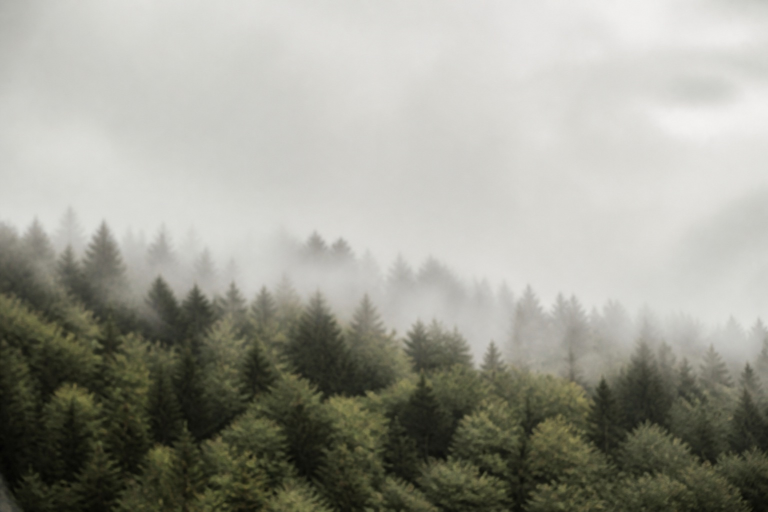
#> input picture lehrpfad_app/assets/images/trails/_placeholder.jpg, 1536 x 1024 px (shown at 1/2 size)
$ python -i images.py   (imports and definitions only)
#> lines starting #> are read from the running program, lines starting #| are printed output that depends on the picture
"""bilder/ -> AVIF thumb/small/medium (480/900/2000, laengste Kante, kein Crop).

Wie lib/shared/images/image_variants.dart: EXIF-Orientierung anwenden, EXIF entfernen, nie
hochskalieren. Qualitaet wird gegen ein Byte-Budget kalibriert (sips-Werte 35/30/40 sind nicht
uebertragbar). images.id = uuid5(Namespace, "<trail>/<dateiname-ohne-endung>"), images.hash =
SHA-256 der medium-Datei.
"""
from __future__ import annotations

import hashlib
import io
import os
import uuid
from typing import Any, Dict, List, Optional, Tuple

from PIL import Image, ImageOps

from . import config, lists
from .geometry import distance_to_trail_m

NAMESPACE = uuid.UUID(config.IMAGE_NAMESPACE)
ENDUNGEN = (".jpg", ".jpeg", ".png", ".webp", ".avif", ".tif", ".tiff", ".heic")


# [16 lines left out: functions image_id, _dms, not called in this run]


def exif_gps(img: Image.Image) -> Optional[Tuple[float, float]]:
    try:
        gps = img.getexif().get_ifd(0x8825)
    except Exception:
        return None
    if not gps or 2 not in gps or 4 not in gps:
        return None
    la = _dms(gps.get(2), gps.get(1))
    lo = _dms(gps.get(4), gps.get(3))
    if la is None or lo is None:
        return None
    return la, lo


def _to_rgb(im: Image.Image) -> Image.Image:
    if im.mode in ("RGBA", "LA", "P"):
        im = im.convert("RGBA")
        bg = Image.new("RGB", im.size, (255, 255, 255))
        bg.paste(im, mask=im.split()[-1])
        return bg
    return im.convert("RGB") if im.mode != "RGB" else im


def _encode(im: Image.Image, variant: str) -> bytes:
    budget = config.BILD_ZIEL_BYTES[variant]
    q = config.AVIF_QUALITAET_START[variant]
    while True:
        buf = io.BytesIO()
        im.save(buf, format="AVIF", quality=q)
        data = buf.getvalue()
        if len(data) <= budget or q <= config.AVIF_QUALITAET_MIN:
            return data
        q -= 5


def make_variants(path: str) -> Dict[str, Any]:
    """-> {thumb, small, medium: bytes, width, height, gps, hash, mime_type}. Wirft ValueError."""
#> called with path = '../assets/images/trails/_placeholder.jpg'
    if os.path.getsize(path) > config.MAX_BILD_MB * 1024 * 1024:
        raise ValueError("Bild ist groesser als %d MB" % config.MAX_BILD_MB)
    try:
        src = Image.open(path)
#> src is the input picture: PIL image 1536x1024 RGB; mean R, G, B 156.7, 156.7, 146.9
        src.load()
    except Exception as e:
        raise ValueError("Bild nicht lesbar: %s" % e)
    gps = exif_gps(src)
#> in exif_gps, `gps = img.getexif().get_ifd(0x8825)`: gps = 0 items
    im = _to_rgb(ImageOps.exif_transpose(src))
    w, h = im.size
#> w = 1536; h = 1024
    out: Dict[str, Any] = {"width": w, "height": h, "gps": gps, "mime_type": "image/avif"}
    for name, edge in config.BILD_VARIANTEN:
        scale = min(1.0, edge / float(max(w, h)))
        v = im if scale >= 1.0 else im.resize(
            (max(1, round(w * scale)), max(1, round(h * scale))), Image.LANCZOS)
        out[name] = _encode(v, name)
#> this loop made 1 pass
#> pass 1, in make_variants, `v = im if scale >= 1.0 else im.resize( (max(1, round(w * scale)), max(..`:
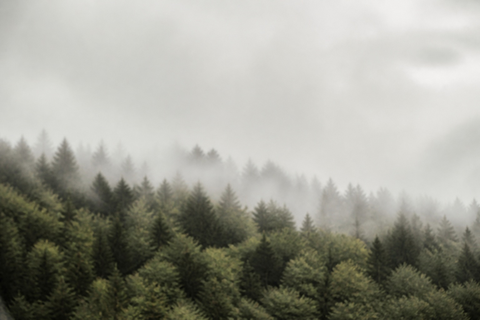
#> v: PIL image 480x320 RGB; mean R, G, B 156.7, 156.7, 146.9
#> after the loop, out = 4 items
    out["hash"] = hashlib.sha256(out["medium"]).hexdigest()
    return out


# [12 lines left out: function geo_check, not called in this run]


def lizenz_status(lizenz: Optional[str]) -> str:
    return "approved" if lizenz in lists.BILD_LIZENZ_APPROVED else "pending"


# [53 lines left out: function process_bilder, not called in this run]

#> (the run stopped early here; a loop or call above may not have finished)
